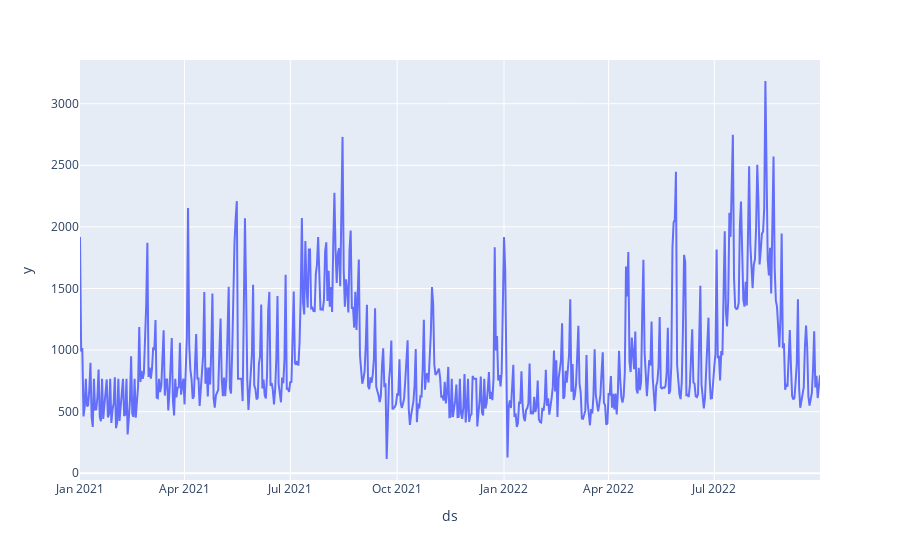

The notebook cell this image was saved under:
### Markdown cell above
### Actual Sales

### Code cell
px.line(final_df, x='ds', y='y')

### Figure 1 — Plotly figure (JSON) as saved in the notebook; plotly's stock layout.template omitted (floating-point values rounded to 4 significant figures; data arrays with more than 128 entries replaced by an {"elided": "..."} marker saying what was removed)
{"data": [{"hovertemplate": "ds=%{x}<br>y=%{y}<extra></extra>", "legendgroup": "", "line": {"color": "#636efa", "dash": "solid"}, "marker": {"symbol": "circle"}, "mode": "lines", "name": "", "orientation": "v", "showlegend": false, "type": "scatter", "x": {"elided": "638 str values"}, "xaxis": "x", "y": {"elided": "638 float values"}, "yaxis": "y"}], "layout": {"legend": {"tracegroupgap": 0}, "margin": {"t": 60}, "xaxis": {"anchor": "y", "domain": [0, 1], "title": {"text": "ds"}}, "yaxis": {"anchor": "x", "domain": [0, 1], "title": {"text": "y"}}}}
